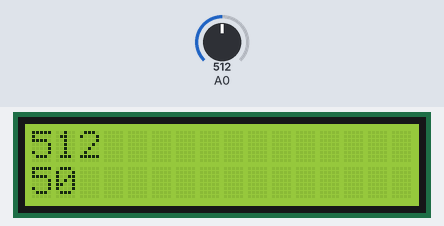
A sketch run on a simulated Arduino Uno, built with avr-gcc and run on an emulated ATmega328P. Shown: 16×2 character LCD. The test bench sets the inputs (shaded band); at power-on: A0 = 512.

Above: at 1.2 s.
1.3 s: A0 set to 716
At 2.3 s:
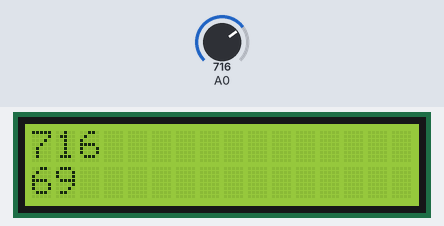
2.8 s: A0 set to 900
At 3.6 s:
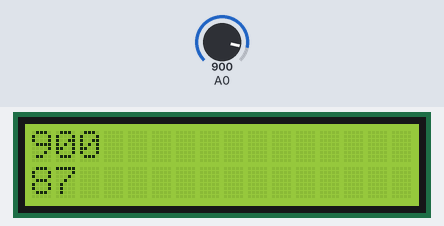
4.3 s: A0 set to 1023
At 5.1 s:
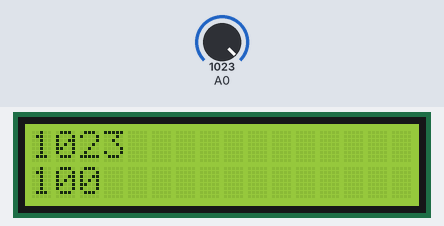
Timing chart, 0 to 7.3 s (numbered marks = the images above; inputs shaded):
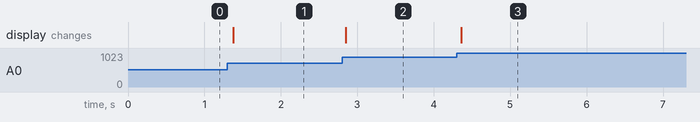

Measured:
- after the input at 1.3 s, the display: changes after 0.08 s (image 1)
- after the input at 2.8 s, the display: changes after 0.05 s (image 2)
- after the input at 4.3 s, the display: changes after 0.06 s (image 3)

The sketch:

Lcd.ino
```cpp
#include <Wire.h>
#include <LiquidCrystal_I2C.h>
int k = 0;
int i = 0;

LiquidCrystal_I2C lcd(0x27,2,1,0,4,5,6,7,3, POSITIVE);
void setup()
{
 lcd.begin (16,2);

}

void loop()
{
  lcd.clear();
  int pot = analogRead(A0); // Potenciometro

  lcd.setCursor(0,i);
  lcd.print(pot);

  int pct = map(pot, 0, 1023, 0, 100);
  lcd.setCursor(0,1);
  lcd.print(pct);
  delay(30);


}
```
